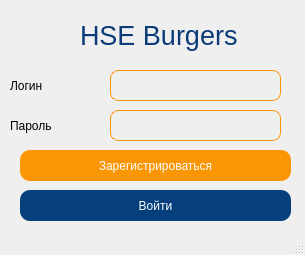
<?xml version="1.0" encoding="UTF-8"?>
<ui version="4.0">
 <class>RegisterWindow</class>
 <widget class="QMainWindow" name="RegisterWindow">
  <property name="geometry">
   <rect>
    <x>0</x>
    <y>0</y>
    <width>305</width>
    <height>255</height>
   </rect>
  </property>
  <property name="minimumSize">
   <size>
    <width>305</width>
    <height>205</height>
   </size>
  </property>
  <property name="maximumSize">
   <size>
    <width>305</width>
    <height>255</height>
   </size>
  </property>
  <property name="windowTitle">
   <string>Регистрация в HSE Burges</string>
  </property>
  <widget class="QWidget" name="centralwidget">
   <widget class="QLabel" name="label_2">
    <property name="geometry">
     <rect>
      <x>10</x>
      <y>115</y>
      <width>71</width>
      <height>21</height>
     </rect>
    </property>
    <property name="text">
     <string>Пароль</string>
    </property>
   </widget>
   <widget class="QLineEdit" name="txtLogin">
    <property name="geometry">
     <rect>
      <x>110</x>
      <y>70</y>
      <width>171</width>
      <height>31</height>
     </rect>
    </property>
    <property name="styleSheet">
     <string notr="true">QLineEdit {
    border: 1px solid rgb(250,150,4);
    border-radius: 8px;
 background-color: rgb(238,240,239);
    color: black;
    font-size: 14px;
}

QLineEdit:focus {
    border: 2px solid darkred;
    background-color: #f9f9f9;
}

QLineEdit::placeholder {
    color: #888888;
}</string>
    </property>
   </widget>
   <widget class="QLabel" name="label_3">
    <property name="geometry">
     <rect>
      <x>80</x>
      <y>20</y>
      <width>161</width>
      <height>31</height>
     </rect>
    </property>
    <property name="font">
     <font>
      <pointsize>20</pointsize>
     </font>
    </property>
    <property name="styleSheet">
     <string notr="true">color: #0b3b79;</string>
    </property>
    <property name="text">
     <string>HSE Burgers</string>
    </property>
   </widget>
   <widget class="QLabel" name="label">
    <property name="geometry">
     <rect>
      <x>10</x>
      <y>75</y>
      <width>81</width>
      <height>21</height>
     </rect>
    </property>
    <property name="text">
     <string>Логин</string>
    </property>
   </widget>
   <widget class="QLineEdit" name="txtPassword">
    <property name="geometry">
     <rect>
      <x>110</x>
      <y>110</y>
      <width>171</width>
      <height>31</height>
     </rect>
    </property>
    <property name="styleSheet">
     <string notr="true">QLineEdit {
    border: 1px solid rgb(250,150,4);
    border-radius: 8px;
 background-color: rgb(238,240,239);
    color: black;
    font-size: 14px;
}

QLineEdit:focus {
    border: 2px solid darkred;
    background-color: #f9f9f9;
}

QLineEdit::placeholder {
    color: #888888;
}</string>
    </property>
    <property name="echoMode">
     <enum>QLineEdit::EchoMode::Password</enum>
    </property>
   </widget>
   <widget class="QPushButton" name="btnRegister">
    <property name="geometry">
     <rect>
      <x>20</x>
      <y>150</y>
      <width>271</width>
      <height>31</height>
     </rect>
    </property>
    <property name="styleSheet">
     <string notr="true">background-color: rgb(250,150,4);
color: white;
border-radius: 10px;</string>
    </property>
    <property name="text">
     <string>Зарегистрироваться</string>
    </property>
   </widget>
   <widget class="QPushButton" name="btnLogin">
    <property name="geometry">
     <rect>
      <x>20</x>
      <y>190</y>
      <width>271</width>
      <height>31</height>
     </rect>
    </property>
    <property name="styleSheet">
     <string notr="true">background-color: rgb(5,64,124);
color: white;
border-radius: 10px;</string>
    </property>
    <property name="text">
     <string>Войти</string>
    </property>
   </widget>
  </widget>
  <widget class="QMenuBar" name="menubar">
   <property name="geometry">
    <rect>
     <x>0</x>
     <y>0</y>
     <width>305</width>
     <height>18</height>
    </rect>
   </property>
  </widget>
  <widget class="QStatusBar" name="statusbar"/>
 </widget>
 <resources/>
 <connections/>
</ui>
